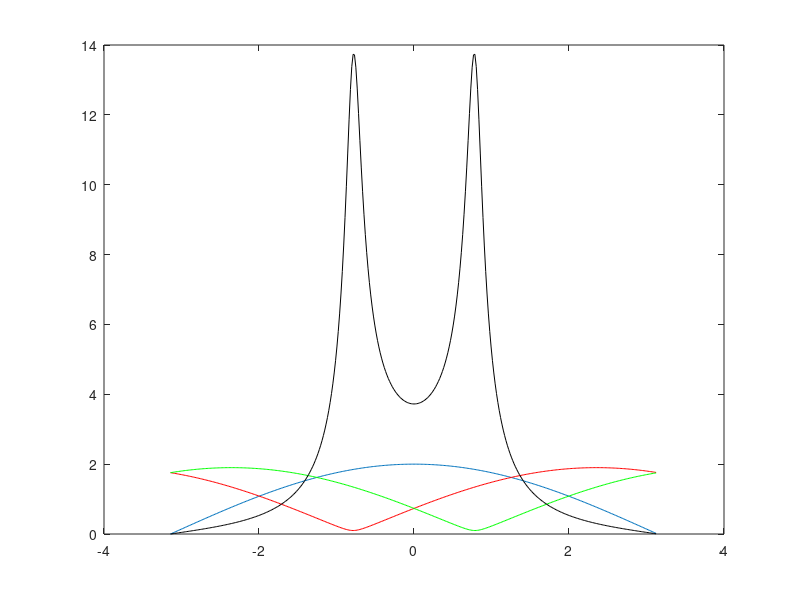

This figure's MATLAB source:
clc; clear all;

W = -pi:pi/180:pi-pi/180;
Z1 = -1;
Z2 = 0.9*exp(-i*pi/4);
Z3 = 0.9*exp(i*pi/4);
Z = exp(i*W);

aZ1 = abs(Z-Z1);
aZ2 = abs(Z-Z2);
aZ3 = abs(Z-Z3);

figure();
plot(W,aZ1);
hold on;
plot(W,aZ2,'r');
plot(W,aZ3,'g');

aZT = (aZ1)./(aZ2.*aZ3);
plot(W,aZT,'k');